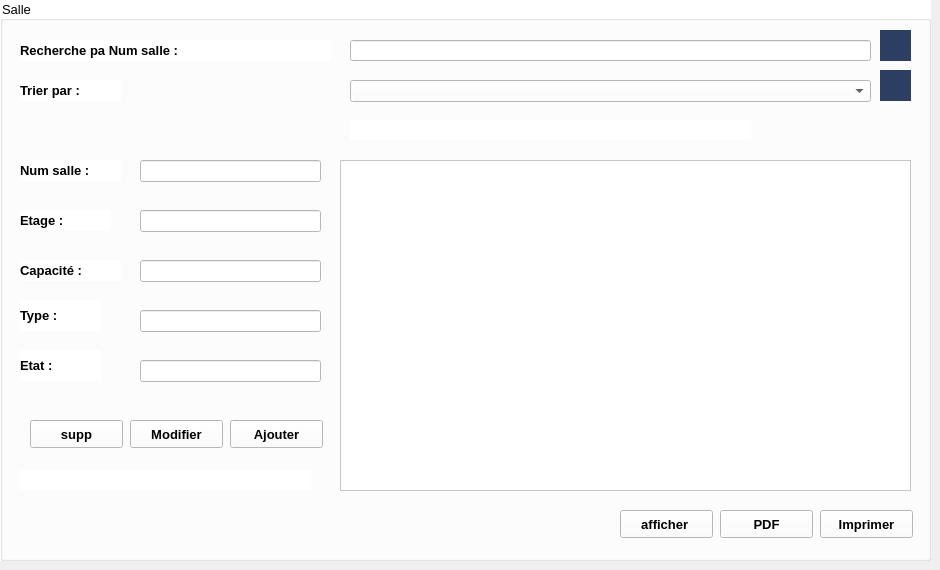
      <widget class="QWidget" name="Ajouterunesalle">
       <attribute name="title">
        <string>Ajouter une salle</string>
       </attribute>
       <widget class="QGroupBox" name="groupBox_aj_ahmed">
        <property name="geometry">
         <rect>
          <x>0</x>
          <y>0</y>
          <width>931</width>
          <height>561</height>
         </rect>
        </property>
        <property name="font">
         <font>
          <pointsize>10</pointsize>
          <weight>50</weight>
          <italic>false</italic>
          <bold>false</bold>
         </font>
        </property>
        <property name="styleSheet">
         <string notr="true">background-color: rgb(255, 255, 255);</string>
        </property>
        <property name="title">
         <string>Salle</string>
        </property>
        <widget class="QLabel" name="label_numsalle__ahmed">
         <property name="geometry">
          <rect>
           <x>20</x>
           <y>160</y>
           <width>101</width>
           <height>21</height>
          </rect>
         </property>
         <property name="font">
          <font>
           <pointsize>10</pointsize>
           <weight>75</weight>
           <bold>true</bold>
          </font>
         </property>
         <property name="text">
          <string>Num salle :</string>
         </property>
        </widget>
        <widget class="QLabel" name="label_etage_ahmed">
         <property name="geometry">
          <rect>
           <x>20</x>
           <y>210</y>
           <width>91</width>
           <height>21</height>
          </rect>
         </property>
         <property name="font">
          <font>
           <pointsize>10</pointsize>
           <weight>75</weight>
           <bold>true</bold>
          </font>
         </property>
         <property name="text">
          <string>Etage :</string>
         </property>
        </widget>
        <widget class="QLabel" name="label_cap_ahmed">
         <property name="geometry">
          <rect>
           <x>20</x>
           <y>260</y>
           <width>101</width>
           <height>21</height>
          </rect>
         </property>
         <property name="font">
          <font>
           <pointsize>10</pointsize>
           <weight>75</weight>
           <bold>true</bold>
          </font>
         </property>
         <property name="text">
          <string>Capacité :</string>
         </property>
        </widget>
        <widget class="QLabel" name="label_type_ahmed">
         <property name="geometry">
          <rect>
           <x>20</x>
           <y>300</y>
           <width>81</width>
           <height>31</height>
          </rect>
         </property>
         <property name="font">
          <font>
           <pointsize>10</pointsize>
           <weight>75</weight>
           <bold>true</bold>
          </font>
         </property>
         <property name="text">
          <string>Type :</string>
         </property>
        </widget>
        <widget class="QLineEdit" name="l_Numsalle_ahmed">
         <property name="geometry">
          <rect>
           <x>140</x>
           <y>160</y>
           <width>181</width>
           <height>22</height>
          </rect>
         </property>
        </widget>
        <widget class="QLineEdit" name="l_etage_ahmed">
         <property name="geometry">
          <rect>
           <x>140</x>
           <y>210</y>
           <width>181</width>
           <height>22</height>
          </rect>
         </property>
        </widget>
        <widget class="QLineEdit" name="l_capaciter_ahmed">
         <property name="geometry">
          <rect>
           <x>140</x>
           <y>260</y>
           <width>181</width>
           <height>22</height>
          </rect>
         </property>
        </widget>
        <widget class="QLineEdit" name="l_type_ahmed">
         <property name="geometry">
          <rect>
           <x>140</x>
           <y>310</y>
           <width>181</width>
           <height>22</height>
          </rect>
         </property>
         <property name="styleSheet">
          <string notr="true">border-color: qlineargradient(spread:pad, x1:0, y1:1, x2:0, y2:0, stop:0 rgba(0, 0, 0, 255), stop:0.05 rgba(14, 8, 73, 255), stop:0.36 rgba(28, 17, 145, 255), stop:0.6 rgba(126, 14, 81, 255), stop:0.75 rgba(234, 11, 11, 255), stop:0.79 rgba(244, 70, 5, 255), stop:0.86 rgba(255, 136, 0, 255), stop:0.935 rgba(239, 236, 55, 255));</string>
         </property>
        </widget>
        <widget class="QPushButton" name="pb_ajouter_ahmed">
         <property name="geometry">
          <rect>
           <x>230</x>
           <y>420</y>
           <width>93</width>
           <height>28</height>
          </rect>
         </property>
         <property name="font">
          <font>
           <pointsize>10</pointsize>
           <weight>75</weight>
           <bold>true</bold>
          </font>
         </property>
         <property name="cursor">
          <cursorShape>PointingHandCursor</cursorShape>
         </property>
         <property name="text">
          <string>Ajouter</string>
         </property>
        </widget>
        <widget class="QPushButton" name="pb_modifier_ahmed">
         <property name="geometry">
          <rect>
           <x>130</x>
           <y>420</y>
           <width>93</width>
           <height>28</height>
          </rect>
         </property>
         <property name="font">
          <font>
           <pointsize>10</pointsize>
           <weight>75</weight>
           <bold>true</bold>
          </font>
         </property>
         <property name="cursor">
          <cursorShape>PointingHandCursor</cursorShape>
         </property>
         <property name="text">
          <string>Modifier</string>
         </property>
        </widget>
        <widget class="QTableView" name="table_salle_ahmed">
         <property name="geometry">
          <rect>
           <x>340</x>
           <y>160</y>
           <width>571</width>
           <height>331</height>
          </rect>
         </property>
        </widget>
        <widget class="QLabel" name="label_testajout_ahmed">
         <property name="geometry">
          <rect>
           <x>20</x>
           <y>470</y>
           <width>291</width>
           <height>20</height>
          </rect>
         </property>
         <property name="styleSheet">
          <string notr="true">color: rgb(255, 0, 0);</string>
         </property>
         <property name="text">
          <string/>
         </property>
        </widget>
        <widget class="QPushButton" name="pb_supprimer_ahmed">
         <property name="geometry">
          <rect>
           <x>30</x>
           <y>420</y>
           <width>93</width>
           <height>28</height>
          </rect>
         </property>
         <property name="font">
          <font>
           <pointsize>10</pointsize>
           <weight>75</weight>
           <bold>true</bold>
          </font>
         </property>
         <property name="cursor">
          <cursorShape>PointingHandCursor</cursorShape>
         </property>
         <property name="text">
          <string>supp</string>
         </property>
        </widget>
        <widget class="QPushButton" name="pushButton_recherche_ahmed">
         <property name="geometry">
          <rect>
           <x>880</x>
           <y>30</y>
           <width>31</width>
           <height>31</height>
          </rect>
         </property>
         <property name="font">
          <font>
           <pointsize>9</pointsize>
           <weight>75</weight>
           <bold>true</bold>
          </font>
         </property>
         <property name="cursor">
          <cursorShape>PointingHandCursor</cursorShape>
         </property>
         <property name="styleSheet">
          <string notr="true">QPushButton{
background-color: qlineargradient(spread:pad, x1:0, y1:0, x2:1, y2:0, stop:0 rgba(45, 62, 99), stop:1 rgba(45, 62, 99));

color: rgb(255, 255, 255);

border : none;
}

QPushButton::hover{
background-color: qlineargradient(spread:pad, x1:0, y1:0, x2:1, y2:0, stop:0 rgba(51, 65, 145), stop:1 rgba(51, 65, 145));
}</string>
         </property>
         <property name="text">
          <string/>
         </property>
         <property name="icon">
          <iconset>
           <normaloff>:/Downloads/loupe.png</normaloff>:/Downloads/loupe.png</iconset>
         </property>
         <property name="iconSize">
          <size>
           <width>20</width>
           <height>20</height>
          </size>
         </property>
        </widget>
        <widget class="QLineEdit" name="lineEdit_recherche_ahmed">
         <property name="geometry">
          <rect>
           <x>350</x>
           <y>40</y>
           <width>521</width>
           <height>21</height>
          </rect>
         </property>
        </widget>
        <widget class="QLabel" name="label_rech_ahmed">
         <property name="geometry">
          <rect>
           <x>20</x>
           <y>40</y>
           <width>311</width>
           <height>21</height>
          </rect>
         </property>
         <property name="font">
          <font>
           <pointsize>10</pointsize>
           <weight>75</weight>
           <bold>true</bold>
          </font>
         </property>
         <property name="text">
          <string>Recherche pa Num salle :</string>
         </property>
        </widget>
        <widget class="QPushButton" name="pb_imprimer_ahmed">
         <property name="geometry">
          <rect>
           <x>820</x>
           <y>510</y>
           <width>93</width>
           <height>28</height>
          </rect>
         </property>
         <property name="font">
          <font>
           <pointsize>10</pointsize>
           <weight>75</weight>
           <bold>true</bold>
          </font>
         </property>
         <property name="cursor">
          <cursorShape>PointingHandCursor</cursorShape>
         </property>
         <property name="text">
          <string>Imprimer</string>
         </property>
        </widget>
        <widget class="QPushButton" name="pb_pdf_ahmed">
         <property name="geometry">
          <rect>
           <x>720</x>
           <y>510</y>
           <width>93</width>
           <height>28</height>
          </rect>
         </property>
         <property name="font">
          <font>
           <pointsize>10</pointsize>
           <weight>75</weight>
           <bold>true</bold>
          </font>
         </property>
         <property name="cursor">
          <cursorShape>PointingHandCursor</cursorShape>
         </property>
         <property name="text">
          <string>PDF</string>
         </property>
        </widget>
        <widget class="QLabel" name="label_testrecherche_ahmed">
         <property name="geometry">
          <rect>
           <x>350</x>
           <y>120</y>
           <width>401</width>
           <height>20</height>
          </rect>
         </property>
         <property name="styleSheet">
          <string notr="true">color: rgb(255, 0, 0);</string>
         </property>
         <property name="text">
          <string/>
         </property>
        </widget>
        <widget class="QPushButton" name="pb_afficher_ahmed">
         <property name="geometry">
          <rect>
           <x>620</x>
           <y>510</y>
           <width>93</width>
           <height>28</height>
          </rect>
         </property>
         <property name="font">
          <font>
           <pointsize>10</pointsize>
           <weight>75</weight>
           <bold>true</bold>
          </font>
         </property>
         <property name="cursor">
          <cursorShape>PointingHandCursor</cursorShape>
         </property>
         <property name="text">
          <string>afficher </string>
         </property>
        </widget>
        <widget class="QComboBox" name="comboBox_tri_ahmed">
         <property name="geometry">
          <rect>
           <x>350</x>
           <y>80</y>
           <width>521</width>
           <height>22</height>
          </rect>
         </property>
        </widget>
        <widget class="QLabel" name="label_tri_ahmed">
         <property name="geometry">
          <rect>
           <x>20</x>
           <y>80</y>
           <width>101</width>
           <height>21</height>
          </rect>
         </property>
         <property name="font">
          <font>
           <pointsize>10</pointsize>
           <weight>75</weight>
           <bold>true</bold>
          </font>
         </property>
         <property name="text">
          <string>Trier par :</string>
         </property>
        </widget>
        <widget class="QPushButton" name="pushButton_tri_ahmed">
         <property name="geometry">
          <rect>
           <x>880</x>
           <y>70</y>
           <width>31</width>
           <height>31</height>
          </rect>
         </property>
         <property name="font">
          <font>
           <pointsize>9</pointsize>
           <weight>75</weight>
           <bold>true</bold>
          </font>
         </property>
         <property name="cursor">
          <cursorShape>PointingHandCursor</cursorShape>
         </property>
         <property name="styleSheet">
          <string notr="true">QPushButton{
background-color: qlineargradient(spread:pad, x1:0, y1:0, x2:1, y2:0, stop:0 rgba(45, 62, 99), stop:1 rgba(45, 62, 99));

color: rgb(255, 255, 255);

border : none;
}

QPushButton::hover{
background-color: qlineargradient(spread:pad, x1:0, y1:0, x2:1, y2:0, stop:0 rgba(51, 65, 145), stop:1 rgba(51, 65, 145));
}</string>
         </property>
         <property name="text">
          <string/>
         </property>
         <property name="icon">
          <iconset>
           <normaloff>:/Downloads/loupe.png</normaloff>:/Downloads/loupe.png</iconset>
         </property>
         <property name="iconSize">
          <size>
           <width>20</width>
           <height>20</height>
          </size>
         </property>
        </widget>
        <widget class="QLabel" name="label_etat_ahmed">
         <property name="geometry">
          <rect>
           <x>20</x>
           <y>350</y>
           <width>81</width>
           <height>31</height>
          </rect>
         </property>
         <property name="font">
          <font>
           <pointsize>10</pointsize>
           <weight>75</weight>
           <bold>true</bold>
          </font>
         </property>
         <property name="text">
          <string>Etat :</string>
         </property>
        </widget>
        <widget class="QLineEdit" name="l_etat_ahmed">
         <property name="geometry">
          <rect>
           <x>140</x>
           <y>360</y>
           <width>181</width>
           <height>22</height>
          </rect>
         </property>
         <property name="styleSheet">
          <string notr="true">border-color: qlineargradient(spread:pad, x1:0, y1:1, x2:0, y2:0, stop:0 rgba(0, 0, 0, 255), stop:0.05 rgba(14, 8, 73, 255), stop:0.36 rgba(28, 17, 145, 255), stop:0.6 rgba(126, 14, 81, 255), stop:0.75 rgba(234, 11, 11, 255), stop:0.79 rgba(244, 70, 5, 255), stop:0.86 rgba(255, 136, 0, 255), stop:0.935 rgba(239, 236, 55, 255));</string>
         </property>
         <property name="text">
          <string/>
         </property>
        </widget>
       </widget>
      </widget>
